Frame 1 (no input): blank canvas, image omitted
Frame 60 (no input): blank canvas, image omitted
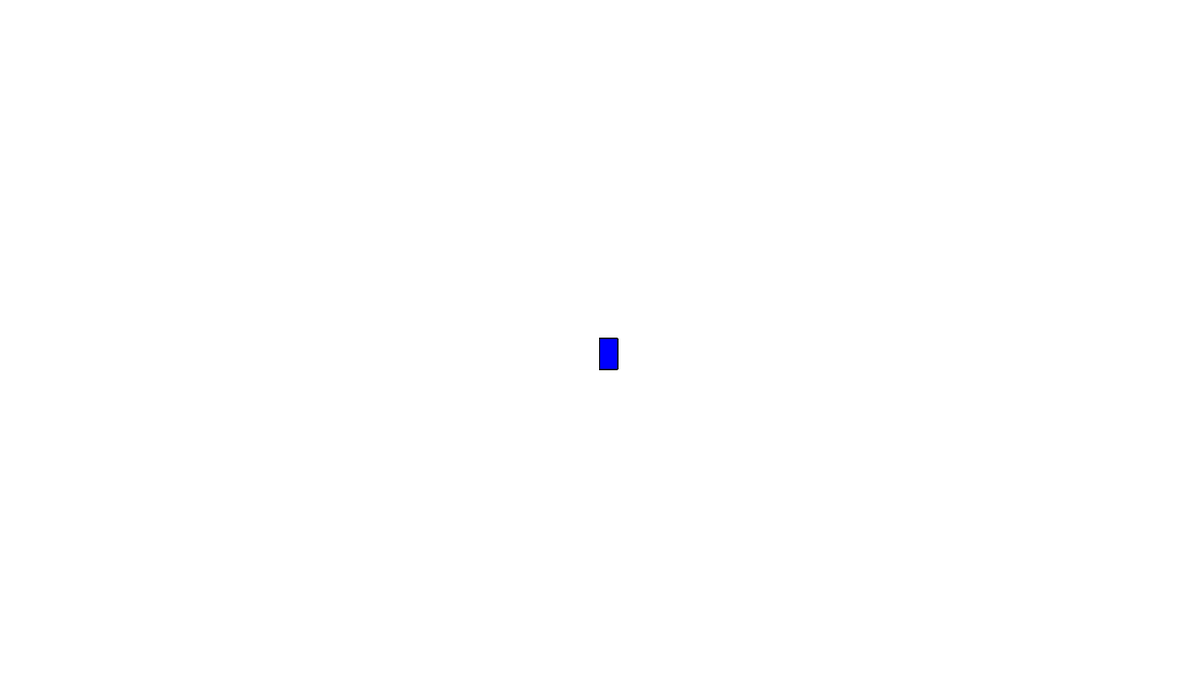
Frame 120 (the mouse pressed at the canvas centre since frame 60)

The p5.js sketch whose frames 1 and 60 were blank and that drew this single picture after the mouse press (run headless with seeded random() and noise() and a simulated clock; from frame 60 on, the mouse is pressed at the canvas centre):

// p5.js sketch
// ── sketch.js
function setup() {
    createCanvas(1360, 768);
    background("white");
  }
  
  function draw() {
    
    stroke ("black");
    fill ("blue");
    
    if (mouseIsPressed) {
    rect (mouseX, mouseY, 20, 35);
    }
  }
